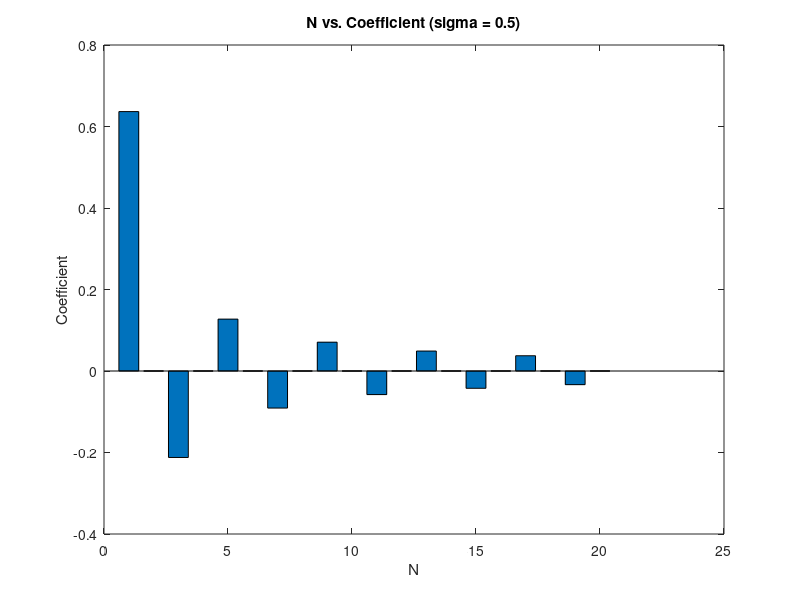
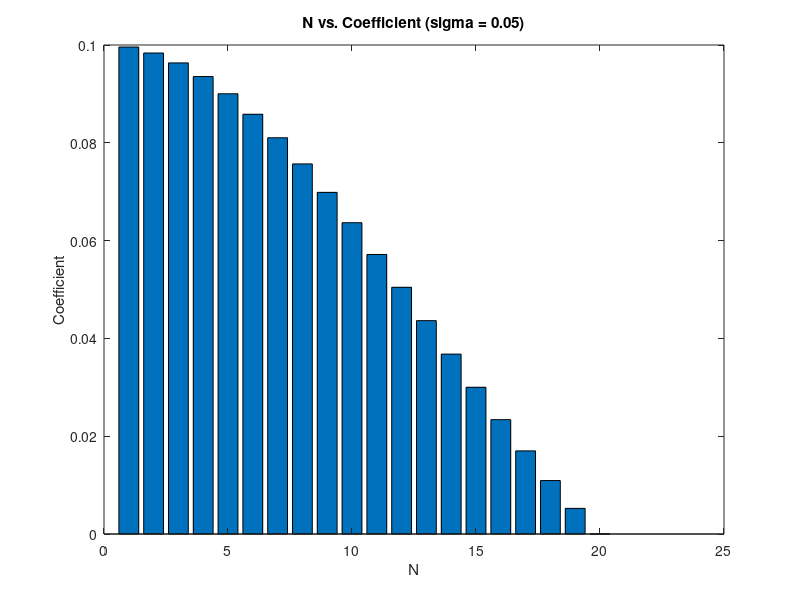

The MATLAB source for these figures, in order:
array = linspace(1, 20, 20);  % X-axis values

function coeff = coefficients(sigma)
    % Calculate sinc-based coefficients
    coeff = zeros(1, 20);
    for n = 1:20
        coeff(n) = 2 * sigma * sin(n * pi * sigma) / (n * pi * sigma);
    end
end

% Coefficients for sigma = 0.5
coefficient_1 = coefficients(0.5);
figure;
bar(array, coefficient_1);
xlabel('N');
ylabel('Coefficient');
title('N vs. Coefficient (sigma = 0.5)');

% Coefficients for sigma = 0.05
coefficient_2 = coefficients(0.05);
figure;
bar(array, coefficient_2);
xlabel('N');
ylabel('Coefficient');
title('N vs. Coefficient (sigma = 0.05)');
